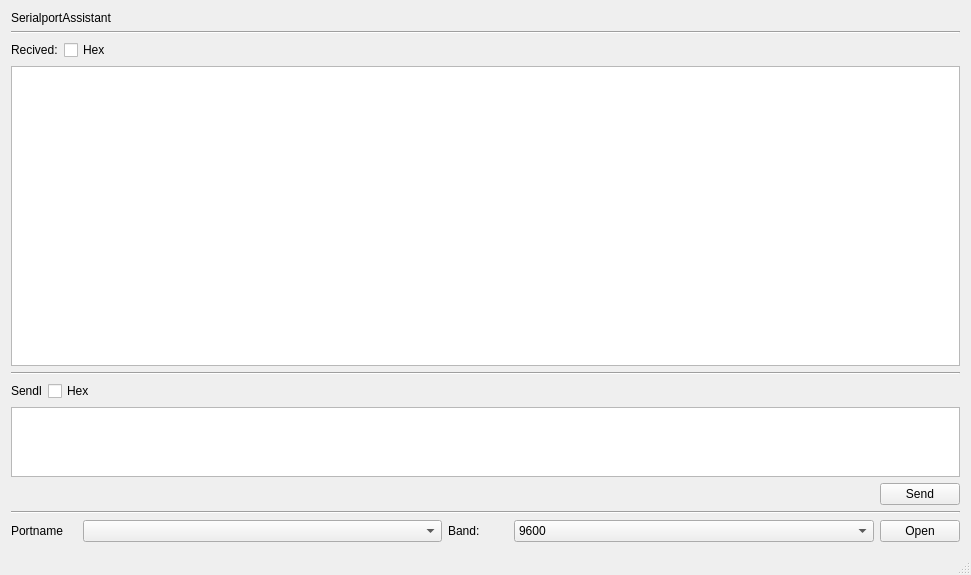
<?xml version="1.0" encoding="UTF-8"?>
<ui version="4.0">
 <class>SerialMain</class>
 <widget class="QMainWindow" name="SerialMain">
  <property name="geometry">
   <rect>
    <x>0</x>
    <y>0</y>
    <width>971</width>
    <height>575</height>
   </rect>
  </property>
  <property name="windowTitle">
   <string>DebugTools</string>
  </property>
  <widget class="QWidget" name="centralWidget">
   <layout class="QVBoxLayout" name="verticalLayout_3">
    <item>
     <widget class="QLabel" name="label_6">
      <property name="text">
       <string>SerialportAssistant</string>
      </property>
     </widget>
    </item>
    <item>
     <widget class="Line" name="line_2">
      <property name="orientation">
       <enum>Qt::Horizontal</enum>
      </property>
     </widget>
    </item>
    <item>
     <layout class="QVBoxLayout" name="verticalLayout" stretch="1,50,1,2,1">
      <item>
       <layout class="QHBoxLayout" name="horizontalLayout">
        <item>
         <widget class="QLabel" name="label">
          <property name="text">
           <string>Recived:</string>
          </property>
         </widget>
        </item>
        <item>
         <widget class="QCheckBox" name="r_c">
          <property name="text">
           <string>Hex</string>
          </property>
         </widget>
        </item>
        <item>
         <spacer name="horizontalSpacer">
          <property name="orientation">
           <enum>Qt::Horizontal</enum>
          </property>
          <property name="sizeHint" stdset="0">
           <size>
            <width>40</width>
            <height>20</height>
           </size>
          </property>
         </spacer>
        </item>
       </layout>
      </item>
      <item>
       <layout class="QHBoxLayout" name="horizontalLayout_4">
        <item>
         <widget class="QPlainTextEdit" name="Rec"/>
        </item>
       </layout>
      </item>
      <item>
       <widget class="Line" name="line">
        <property name="orientation">
         <enum>Qt::Horizontal</enum>
        </property>
       </widget>
      </item>
      <item>
       <layout class="QHBoxLayout" name="horizontalLayout_3">
        <item>
         <widget class="QLabel" name="label_2">
          <property name="text">
           <string>Sendl</string>
          </property>
         </widget>
        </item>
        <item>
         <widget class="QCheckBox" name="t_c">
          <property name="text">
           <string>Hex</string>
          </property>
         </widget>
        </item>
        <item>
         <spacer name="horizontalSpacer_2">
          <property name="orientation">
           <enum>Qt::Horizontal</enum>
          </property>
          <property name="sizeHint" stdset="0">
           <size>
            <width>40</width>
            <height>20</height>
           </size>
          </property>
         </spacer>
        </item>
       </layout>
      </item>
      <item>
       <layout class="QHBoxLayout" name="horizontalLayout_2">
        <item>
         <widget class="QPlainTextEdit" name="t"/>
        </item>
       </layout>
      </item>
     </layout>
    </item>
    <item>
     <layout class="QHBoxLayout" name="horizontalLayout_8">
      <item>
       <spacer name="horizontalSpacer_3">
        <property name="orientation">
         <enum>Qt::Horizontal</enum>
        </property>
        <property name="sizeHint" stdset="0">
         <size>
          <width>40</width>
          <height>20</height>
         </size>
        </property>
       </spacer>
      </item>
      <item>
       <widget class="QPushButton" name="pushButton">
        <property name="text">
         <string>Send</string>
        </property>
        <property name="autoDefault">
         <bool>true</bool>
        </property>
        <property name="default">
         <bool>false</bool>
        </property>
        <property name="flat">
         <bool>false</bool>
        </property>
       </widget>
      </item>
     </layout>
    </item>
    <item>
     <widget class="Line" name="line_4">
      <property name="orientation">
       <enum>Qt::Horizontal</enum>
      </property>
     </widget>
    </item>
    <item>
     <layout class="QVBoxLayout" name="verticalLayout_2">
      <property name="sizeConstraint">
       <enum>QLayout::SetNoConstraint</enum>
      </property>
      <item>
       <layout class="QHBoxLayout" name="horizontalLayout_6" stretch="1,0,6,1,6,0">
        <item>
         <widget class="QLabel" name="label_4">
          <property name="text">
           <string>Portname</string>
          </property>
         </widget>
        </item>
        <item>
         <widget class="Line" name="line_3">
          <property name="orientation">
           <enum>Qt::Horizontal</enum>
          </property>
         </widget>
        </item>
        <item>
         <widget class="QComboBox" name="spname"/>
        </item>
        <item>
         <widget class="QLabel" name="label_5">
          <property name="text">
           <string>Band:</string>
          </property>
         </widget>
        </item>
        <item>
         <widget class="QComboBox" name="comboBox_2">
          <item>
           <property name="text">
            <string>9600</string>
           </property>
          </item>
          <item>
           <property name="text">
            <string>19200</string>
           </property>
          </item>
          <item>
           <property name="text">
            <string>38400</string>
           </property>
          </item>
          <item>
           <property name="text">
            <string>115200</string>
           </property>
          </item>
          <item>
           <property name="text">
            <string>460800</string>
           </property>
          </item>
         </widget>
        </item>
        <item>
         <widget class="QPushButton" name="Op">
          <property name="text">
           <string>Open</string>
          </property>
         </widget>
        </item>
       </layout>
      </item>
     </layout>
    </item>
   </layout>
  </widget>
  <widget class="QStatusBar" name="statusBar"/>
 </widget>
 <layoutdefault spacing="6" margin="11"/>
 <resources/>
 <connections/>
</ui>
